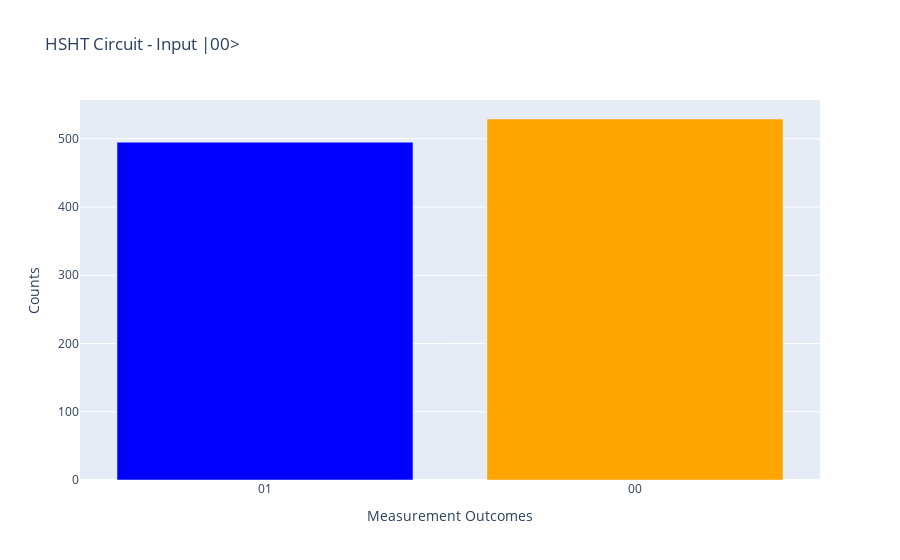
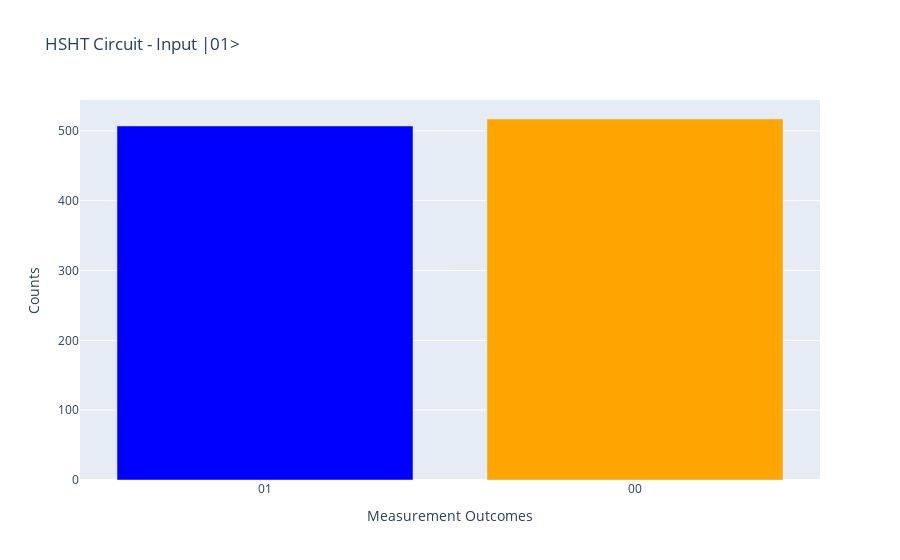
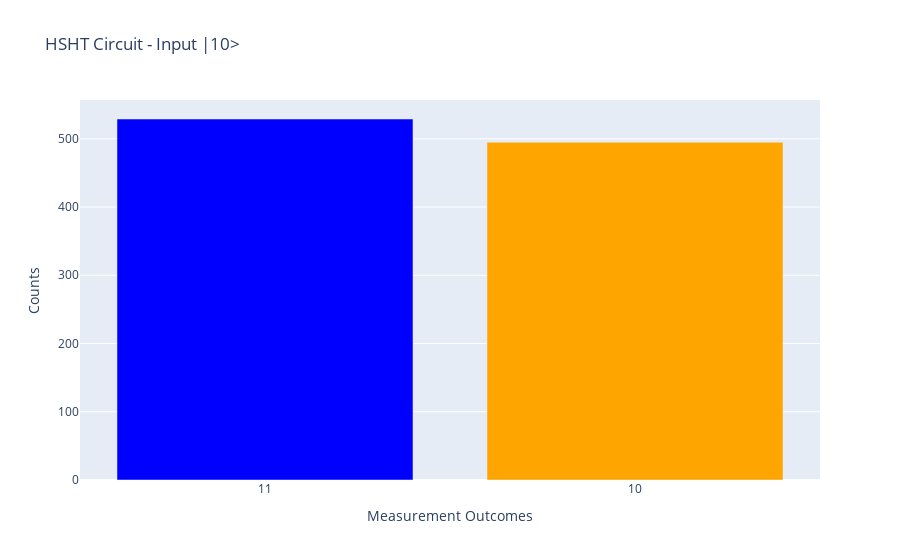
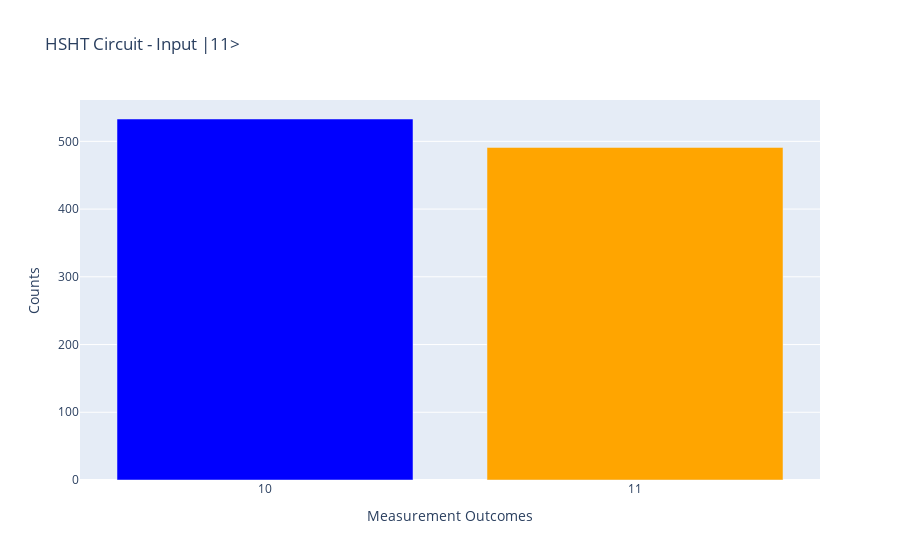

The cell these charts' notebook holds for them, in order:
### Code cell
plot_results(counts_00, "HSHT Circuit - Input |00>")
plot_results(counts_01, "HSHT Circuit - Input |01>")
plot_results(counts_10, "HSHT Circuit - Input |10>")
plot_results(counts_11, "HSHT Circuit - Input |11>")

### Figure 1 — Plotly figure (JSON) as saved in the notebook; plotly's stock layout.template omitted (floating-point values rounded to 4 significant figures)
{"data": [{"marker": {"color": ["blue", "orange", "green", "red"]}, "type": "bar", "x": ["01", "00"], "y": [495, 529]}], "layout": {"title": {"text": "HSHT Circuit - Input |00>"}, "xaxis": {"tickmode": "linear", "title": {"text": "Measurement Outcomes"}}, "yaxis": {"title": {"text": "Counts"}}}}

### Figure 2 — Plotly figure (JSON) as saved in the notebook; plotly's stock layout.template omitted (floating-point values rounded to 4 significant figures)
{"data": [{"marker": {"color": ["blue", "orange", "green", "red"]}, "type": "bar", "x": ["01", "00"], "y": [507, 517]}], "layout": {"title": {"text": "HSHT Circuit - Input |01>"}, "xaxis": {"tickmode": "linear", "title": {"text": "Measurement Outcomes"}}, "yaxis": {"title": {"text": "Counts"}}}}

### Figure 3 — Plotly figure (JSON) as saved in the notebook; plotly's stock layout.template omitted (floating-point values rounded to 4 significant figures)
{"data": [{"marker": {"color": ["blue", "orange", "green", "red"]}, "type": "bar", "x": ["11", "10"], "y": [529, 495]}], "layout": {"title": {"text": "HSHT Circuit - Input |10>"}, "xaxis": {"tickmode": "linear", "title": {"text": "Measurement Outcomes"}}, "yaxis": {"title": {"text": "Counts"}}}}

### Figure 4 — Plotly figure (JSON) as saved in the notebook; plotly's stock layout.template omitted (floating-point values rounded to 4 significant figures)
{"data": [{"marker": {"color": ["blue", "orange", "green", "red"]}, "type": "bar", "x": ["10", "11"], "y": [533, 491]}], "layout": {"title": {"text": "HSHT Circuit - Input |11>"}, "xaxis": {"tickmode": "linear", "title": {"text": "Measurement Outcomes"}}, "yaxis": {"title": {"text": "Counts"}}}}
